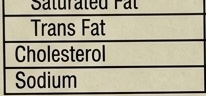
#> input picture AIES-project-main/crop_fssai.jpg, 206 x 96 px; its folder holds only this picture in this run
$ python -i symbol_detection.py   (imports and definitions only)
#> lines starting #> are read from the running program, lines starting #| are printed output that depends on the picture; after the words box and inside, x2 and y2 are one past the last pixel; in counts of white or black regions, pixels touching at a corner belong together
#> further down, picture is the input picture: shape (96, 206, 3); mean B, G, R 148.4, 168.8, 174.5
"""
Symbol Detection Module — YOLO11n + OpenCV Hybrid

Per project report §5.2:
  - YOLO11n fine-tuned on 3 classes: veg_mark, non_veg_mark, fssai_logo
  - HSV colour verification inside detected bounding box (R06)
  - OpenCV color-based fallback when no trained YOLO model is available

Per FSSAI 2020:
  - Veg: Green filled circle inside a green square outline
  - Non-Veg: Brown filled triangle inside a brown square outline

Architecture:
  1. Try YOLO11n if backend/models/yolo_fssai.pt exists
  2. Verify detected symbol colours in HSV space (R06)
  3. Fall back to OpenCV color-based detection if no YOLO model
"""

import cv2
import numpy as np
import os

# ── YOLO model path ──
YOLO_MODEL_PATH = os.path.join(os.path.dirname(__file__), "models", "yolo_fssai.pt")
_yolo_model = None
_yolo_loaded = False


def _try_load_yolo():
    """Attempt to load YOLO11n model for symbol detection."""
    global _yolo_model, _yolo_loaded
    _yolo_loaded = True  # Mark as attempted

    if os.path.exists(YOLO_MODEL_PATH):
        try:
            from ultralytics import YOLO
            _yolo_model = YOLO(YOLO_MODEL_PATH)
            print(f"[YOLO] ✅ Loaded YOLO11n model from {YOLO_MODEL_PATH}")
            return True
        except ImportError:
            print("[YOLO] ultralytics not installed. Run: pip install ultralytics")
        except Exception as e:
            print(f"[YOLO] Failed to load model: {e}")
    else:
        print(f"[YOLO] No trained model at {YOLO_MODEL_PATH} — using OpenCV fallback.")
        print(f"[YOLO] To train: python train_yolo.py")
    return False


def detect_symbols(image: np.ndarray, ocr_results: list | None = None) -> dict:
    """
    Detect mandatory FSSAI statutory symbols on a food label.

    Pipeline per report §5.2:
      1. YOLO11n inference (if model available) → bounding boxes + confidence
      2. Multimodal OCR cross-verification for FSSAI statutory emblem
      3. HSV colour verification inside each box (R06) & mutual exclusivity
      4. OpenCV fallback if no YOLO model

    Args:
        image: BGR image (numpy array from cv2.imread)
        ocr_results: Optional OCR detections list [(bbox, text, conf)] for multimodal grounding

    Returns:
        Dict with detection results for each symbol type
    """
    # Lazy-load YOLO on first call
    if not _yolo_loaded:
        _try_load_yolo()

    # Try YOLO first
    if _yolo_model is not None:
        yolo_results = _detect_with_yolo(image, ocr_results=ocr_results)
        # Post-process: verify colours in HSV space (R06) and enforce mutual exclusivity
        yolo_results = _verify_colours_hsv(image, yolo_results)
        return yolo_results

    # Fallback: OpenCV-based detection
    results = {
        "veg_mark": _detect_veg_symbol(image),
        "non_veg_mark": _detect_nonveg_symbol(image),
        "fssai_logo": _detect_fssai_logo(image),
        "method": "opencv_color_detection",
    }

    return results


# [240 lines left out: functions _detect_with_yolo, _detect_fssai_emblem_precise, _verify_colours_hsv, not called in this run]


# ═══════════════════════════════════════════════════════════════
# OPENCV FALLBACK DETECTORS
# ═══════════════════════════════════════════════════════════════

def _detect_veg_symbol(image: np.ndarray) -> dict:
    """
    Detect the Vegetarian symbol: green filled circle inside a green square.

    Uses HSV color space to find green regions, then checks for circular
    contours within square-ish contours.
    """
    hsv = cv2.cvtColor(image, cv2.COLOR_BGR2HSV)
#> hsv: shape (96, 206, 3); mean H, S, V 22.4, 59, 174.5

    # Green color range in HSV
    lower_green = np.array([35, 50, 50])
    upper_green = np.array([85, 255, 255])

    mask = cv2.inRange(hsv, lower_green, upper_green)
#> mask: shape (96, 206); every value is 0

    # Morphological operations to clean up
    kernel = cv2.getStructuringElement(cv2.MORPH_RECT, (5, 5))
    mask = cv2.morphologyEx(mask, cv2.MORPH_CLOSE, kernel)
    mask = cv2.morphologyEx(mask, cv2.MORPH_OPEN, kernel)

    # Find contours
    contours, _ = cv2.findContours(mask, cv2.RETR_EXTERNAL, cv2.CHAIN_APPROX_SIMPLE)
#> contours = []

    best_match = {"detected": False, "confidence": 0.0, "bbox": None, "details": ""}

    for contour in contours:
        area = cv2.contourArea(contour)
        if area < 100:  # Skip noise
            continue

        # Check if contour is roughly square-shaped
        x, y, w, h = cv2.boundingRect(contour)
        aspect_ratio = w / max(h, 1)

        if 0.7 <= aspect_ratio <= 1.3:  # Roughly square
            perimeter = cv2.arcLength(contour, True)
            circularity = 4 * np.pi * area / max(perimeter ** 2, 1)

            roi = mask[y:y+h, x:x+w]
            if roi.size == 0:
                continue

            green_density = np.sum(roi > 0) / max(roi.size, 1)

            confidence = 0.0
            if green_density > 0.3:
                confidence += 0.4
            if 0.8 <= aspect_ratio <= 1.2:
                confidence += 0.3
            if circularity > 0.5:
                confidence += 0.3

            if confidence > best_match["confidence"]:
                best_match = {
                    "detected": bool(confidence > 0.5),
                    "confidence": round(confidence, 3),
                    "bbox": [int(x), int(y), int(x+w), int(y+h)],
                    "colour_verified": True,
                    "details": f"Green region: aspect={aspect_ratio:.2f}, circularity={circularity:.2f}, density={green_density:.2f}",
                }
#> this loop made 0 passes
#> after the loop, best_match = 4 items

    return best_match


def _detect_nonveg_symbol(image: np.ndarray) -> dict:
    """
    Detect the Non-Vegetarian symbol: brown filled triangle inside a brown square.

    Uses HSV color space to find brown/maroon regions, then checks for
    triangular contours (3 vertices via polygon approximation).
    """
    hsv = cv2.cvtColor(image, cv2.COLOR_BGR2HSV)

    # Brown/maroon color range in HSV
    lower_brown = np.array([5, 50, 30])
    upper_brown = np.array([25, 255, 200])

    mask = cv2.inRange(hsv, lower_brown, upper_brown)
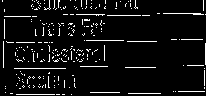
#> mask: shape (96, 206); 6.4% white in thin lines or dots

    # Also check for dark red / maroon
    lower_maroon = np.array([0, 70, 30])
    upper_maroon = np.array([10, 255, 180])
    mask2 = cv2.inRange(hsv, lower_maroon, upper_maroon)
    mask = cv2.bitwise_or(mask, mask2)

    # Morphological cleanup
    kernel = cv2.getStructuringElement(cv2.MORPH_RECT, (5, 5))
    mask = cv2.morphologyEx(mask, cv2.MORPH_CLOSE, kernel)
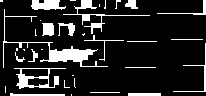
#> mask: shape (96, 206); 14.5% white; 34 white regions (16 under 20 px), largest, box (x1, y1, x2, y2) and area: (3, 9, 108, 68) 734, (14, 68, 66, 89) 373, (63, 0, 150, 34) 357
    mask = cv2.morphologyEx(mask, cv2.MORPH_OPEN, kernel)
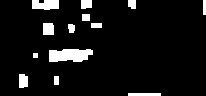
#> mask: shape (96, 206); 7.6% white; 13 white regions

    contours, _ = cv2.findContours(mask, cv2.RETR_EXTERNAL, cv2.CHAIN_APPROX_SIMPLE)
#> contours = 13 contours, 1 with area under 20; largest, box (x1, y1, x2, y2) and area: (49, 49, 93, 62) 423, (32, 0, 59, 10) 197, (43, 23, 54, 35) 108, (19, 74, 28, 88) 95, (81, 0, 92, 9) 74

    best_match = {"detected": False, "confidence": 0.0, "bbox": None, "details": ""}

    for contour in contours:
        area = cv2.contourArea(contour)
        if area < 100:
            continue

        x, y, w, h = cv2.boundingRect(contour)
        aspect_ratio = w / max(h, 1)

        epsilon = 0.04 * cv2.arcLength(contour, True)
        approx = cv2.approxPolyDP(contour, epsilon, True)
        num_vertices = len(approx)

        confidence = 0.0
        brown_density = 0.0

        if num_vertices == 3:
            confidence += 0.5
        elif num_vertices == 4 and 0.7 <= aspect_ratio <= 1.3:
            confidence += 0.3

        roi = mask[y:y+h, x:x+w]
        if roi.size > 0:
            brown_density = np.sum(roi > 0) / max(roi.size, 1)
            if brown_density > 0.2:
                confidence += 0.3

        if 0.7 <= aspect_ratio <= 1.3:
            confidence += 0.2

        if confidence > best_match["confidence"]:
            best_match = {
                "detected": bool(confidence > 0.5),
                "confidence": round(confidence, 3),
                "bbox": [int(x), int(y), int(x+w), int(y+h)],
                "colour_verified": True,
                "details": f"Brown region: vertices={num_vertices}, aspect={aspect_ratio:.2f}, density={brown_density:.2f}",
            }
#> this loop made 13 passes
#> (area, x, y, w, h, aspect_ratio, epsilon, approx) on passes 5, 8: (423, 49, 49, 44, 13, 3.38, 4.44, [[49, 61], [81, 61], [92, 50], [49, 50]]), (108.5, 43, 23, 11, 12, 0.917, 1.66, [[43, 23], [43, 34], [53, 34], [52, 23]])
#> (area, x, y, w, h, aspect_ratio, epsilon, num_vertices) on pass 13: (197, 32, 0, 27, 10, 2.7, 2.95, 5)
#> after the loop, best_match = 5 items

    return best_match


def _detect_fssai_logo(image: np.ndarray) -> dict:
    """
    Detect the FSSAI logo using contour analysis.

    The FSSAI logo is typically a triangular/shield shape.
    Uses edge detection + contour analysis.
    """
    gray = cv2.cvtColor(image, cv2.COLOR_BGR2GRAY)
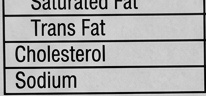
#> gray: shape (96, 206); min 1, max 234, mean 168.1

    edges = cv2.Canny(gray, 50, 150)
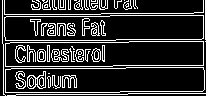
#> edges: shape (96, 206); 18.4% white in thin lines or dots

    kernel = cv2.getStructuringElement(cv2.MORPH_RECT, (3, 3))
    edges = cv2.dilate(edges, kernel, iterations=1)
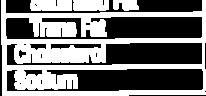
#> edges: shape (96, 206); 47.2% white; 4 white regions

    contours, _ = cv2.findContours(edges, cv2.RETR_EXTERNAL, cv2.CHAIN_APPROX_SIMPLE)
#> contours = 4 contours; box (x1, y1, x2, y2) and area: (1, 0, 206, 96) 16778, (30, 0, 72, 11) 394, (73, 0, 109, 11) 335, (113, 0, 139, 11) 192

    best_match = {"detected": False, "confidence": 0.0, "bbox": None, "details": ""}

    img_area = image.shape[0] * image.shape[1]
#> img_area = 19776

    for contour in contours:
        area = cv2.contourArea(contour)

        area_ratio = area / max(img_area, 1)
        if area_ratio < 0.001 or area_ratio > 0.15:
            continue

        x, y, w, h = cv2.boundingRect(contour)
        aspect_ratio = w / max(h, 1)

        epsilon = 0.03 * cv2.arcLength(contour, True)
        approx = cv2.approxPolyDP(contour, epsilon, True)

        confidence = 0.0

        if 3 <= len(approx) <= 6:
            confidence += 0.4

        if 0.5 <= aspect_ratio <= 2.0:
            confidence += 0.2

        if 0.002 <= area_ratio <= 0.05:
            confidence += 0.2

        if confidence > best_match["confidence"]:
            best_match = {
                "detected": bool(confidence > 0.5),
                "confidence": round(min(confidence, 0.85), 3),
                "bbox": [int(x), int(y), int(x+w), int(y+h)],
                "details": f"Logo candidate: vertices={len(approx)}, area_ratio={area_ratio:.4f}",
            }
#> this loop made 4 passes
#> (area, area_ratio, x, w, aspect_ratio, epsilon, confidence) on passes 1 to 3: (191.5, 0.00968, 113, 26, 2.36, 2.36, 0.2), (335, 0.0169, 73, 36, 3.27, 2.98, 0.6), (394, 0.0199, 30, 42, 3.82, 3.37, 0.2)
#> (area, area_ratio) on pass 4: (16778, 0.848)
#> after the loop, best_match = 4 items

    return best_match


# ── Initialize YOLO on module load ──
_try_load_yolo()

>>> import cv2
>>> picture = cv2.imread('../crop_fssai.jpg')
>>> result = detect_symbols(picture)
#> result = 4 items
